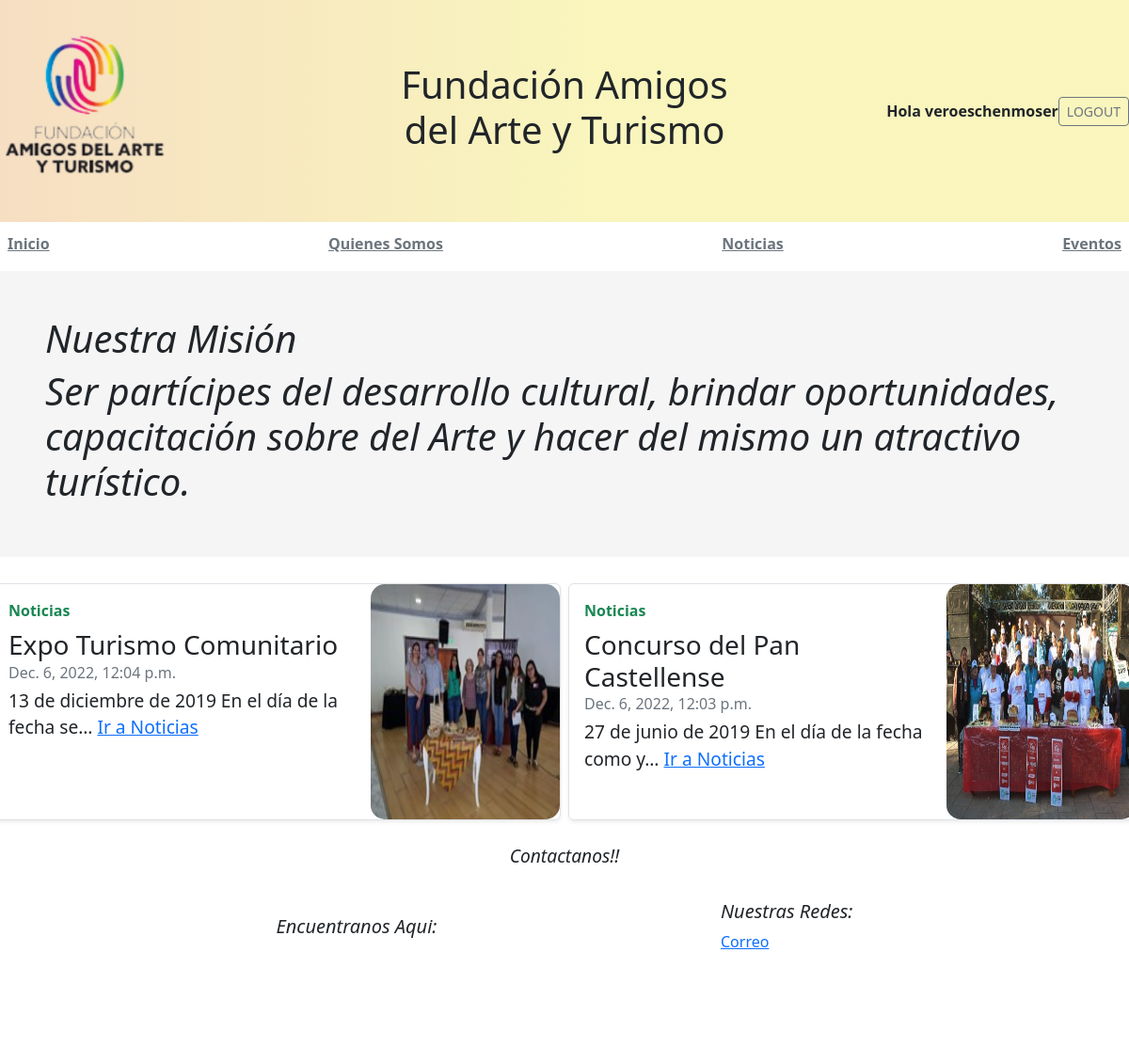
/ (signed in), run on the app's committed database.
### apps/usuarios/models.py (models this page shows)
class Usuario(AbstractUser):
    pass

### apps/noticias/models.py (models this page shows, shortened)
class Post(models.Model):
    titulo = models.CharField(max_length=100)
    contenido = models.TextField(blank=True, null=True)
    imagen = models.ImageField(null=True, blank=True, upload_to='static/img/')
    fecha = models.DateTimeField(auto_now_add=True)

### blog/views.py (the view)
# urls.py: 2. Add a URL to urlpatterns:  path('', Home.as_view(), name='home')
def Home (request):
    posts = Post.objects.all().order_by('-fecha')[:2]
    return render( request, 'Home.html', { 'ultima_noticias': posts})

### templates/Home.html
{% extends 'basetemplate.html'%}
{% load static%}
{%block contenido%}
<main >
    <div class="banner">
        <div class="p-4 p-md-5 mb-4 rounded"  >
        <div class="col-md-12 px-0">
            <h1 class="display-12 fst-italic"> Nuestra Misión</h1>
        <h1 class="display-12 fst-italic">Ser partícipes del desarrollo cultural, brindar oportunidades, capacitación sobre del Arte y hacer del mismo un atractivo turístico.</h1>
        </div>
        </div>
    </div>
    <div class="row mb-2">
    {% for post in ultima_noticias %}
    <div class="p-1 p-md-6  col-6">
        <div class="row g-0 border rounded overflow-hidden flex-md-row mb-1 shadow-sm h-md-250 position-relative">
        <div class="col-md-8 p-3 d-flex flex-column position-static">
            <strong class="d-inline-block mb-2 text-success">Noticias</strong>
            <h3 class="mb-0">{{post.titulo}}</h3>
            <div class="mb-1 text-muted">{{ post.fecha }}</div>
            <p class="mb-auto">{{ post.contenido | truncatechars:50|safe }} <span><a href="{% url 'noticias:listar.html'%}" class="stretched-link">Ir a Noticias</a></span></p>
        </div>
        <div class="col-4 d-none d-lg-block">
            <img src="{{ post.imagen.url }}" class="card-img-top" max-width="200px" height="250px" style="border-radius: 15px; padding-top: 0px;">
        </div>
        </div>
    </div>
    {%endfor%}
    </div>
{%endblock contenido%}

### templates/basetemplate.html (shortened to what this page needs)
{% load static%}
    <!doctype html>
    <html lang="EN">
    <head>
        <link rel="stylesheet" href="{%static 'css/Quienes.css'%}">
    <link href="https://getbootstrap.com/docs/5.2/dist/css/bootstrap.min.css" rel="stylesheet">
        <link href="https://getbootstrap.com/docs/5.2/examples/blog/blog.css" rel="stylesheet">
    </head>
    <body>
<div class="banner3">
    <header class="blog-header lh-1 py-3">
        <div class="row flex-nowrap justify-content-between align-items-center">
            <div class="col-4 pt-1 ">
                <img class="logo" width= 200px height= 200px src="{% static 'img/logo3.png'%}"></img>
            </div>
            <div class="col-4 text-center">
                <h1 class="blog-header-logo text-dark">Fundación Amigos del Arte y Turismo </h1>
            </div>
            <div class="col-4 d-flex justify-content-end align-items-center g-col-4">
            {% if user.is_authenticated %}
                <strong>Hola {{ user.username }}</strong>
                <a class="btn btn-sm btn-outline-secondary" href="{% url 'logout' %}">LOGOUT</a>
		    {% else %}
                <a class="btn btn-sm btn-outline-secondary" href="{% url 'login' %}">LOGIN</a>
                <a class="btn btn-sm btn-outline-secondary" href="{% url 'usuarios:registro' %}">Registrar</a>
		    {% endif %}
            </div>
        </div>
    </header>
</div>
    <div class="nav-scroller py-1 mb-2">
        <nav class="nav d-flex justify-content-between">
        <a class="p-2 link-secondary" href="{% url 'Home'%}"><b>Inicio</b></a>
        <a class="p-2 link-secondary" href="{% url 'Quienes'%}"><b>Quienes Somos</b></a>
        <a class="p-2 link-secondary" href="{% url 'noticias:listar.html'%}"><b>Noticias</b></a>
        <a class="p-2 link-secondary" href="{% url 'eventos:listareventos.html'%}"><b>Eventos</b></a>
        </nav>
    </div>
    {% block contenido%}
    {% endblock contenido%}
        <footer class="blog-footer">
            <div class="p-2 contacto">
                <p class="fst-italic">Contactanos!! </p>
            </div>
            <div class="contenedorfooter">
            <div class="p-2 ubicacion">
                <h5 class="fst-italic">Encuentranos Aqui:</h5>
                <ol class="list-unstyled">
                    <li><a href="https://www.google.com.ar/maps/place/Fundaci%C3%B3n+Amigos+del+Arte+y+Turismo/@-25.9456008,-60.6207856,19z/data=!4m5!3m4!1s0x94404cfba5224f0b:0xbe1797f5f1777f83!8m2!3d-25.9455663!4d-60.6203754?hl=es">Ubicacion</a></li>
                </ol>
            </div>
            <div class="p-2 redes">
                <h5 class="fst-italic">Nuestras Redes:</h5>
            <ol class="list-unstyled">
                <li><a href="mailto:info@amigosdelarteyturismo.org">Correo</a></li>
                <li><a href="https://www.instagram.com/escultoresenelimpenetrable/" target="_blank">Instagram</a></li>
                <li><a href="https://www.facebook.com/EscultoresenelImpenetrable">Facebook</a></li>
            </ol>
            </div>
            </div>
            <p>
            <a href="#" >Volver Arriba</a>
            </p>
        </footer>
            </body>
        </html>

### static/css/Quienes.css (style rules this page uses)
p { font-size: larger; }
.banner3 { background: rgb(238,190,134); background: linear-gradient(90deg, rgba(238,190,134,0.5) 0%, rgba(244,237,135,0.5494572829131652) 52%); }
.banner { background: whitesmoke; }
.contenedorfooter { display: flex !important; flex-wrap: nowrap; justify-content: space-evenly; }
.p-2.contacto { display: flex !important; flex-wrap: nowrap; justify-content: space-evenly; }
.p-2.ubicacion { display: flex !important; flex-direction: column; flex-wrap: nowrap; justify-content: space-evenly; }
.p-2.redes { display: flex !important; flex-direction: column; flex-wrap: nowrap; justify-content: space-evenly; }
body { margin: 0; padding: 0; }

### templates/basetemplate.html (style rules this page uses)
.nav-scroller { position: relative; z-index: 2; height: 2.75rem; overflow-y: hidden; }
.nav-scroller .nav { display: flex; flex-wrap: nowrap; padding-bottom: 1rem; margin-top: -1px; overflow-x: auto; text-align: center; white-space: nowrap; -webkit-overflow-scrolling: touch; }

### data on the page
Usuario: username "veroeschenmoser"
Post: titulo "Expo Turismo Comunitario", fecha "Dec. 6, 2022, 12:04 p.m.", contenido "13 de diciembre de 2019 En el día de la fecha se…", imagen (picture)
Post: titulo "Concurso del Pan Castellense", fecha "Dec. 6, 2022, 12:03 p.m.", contenido "27 de junio de 2019 En el día de la fecha como y…", imagen (picture)
